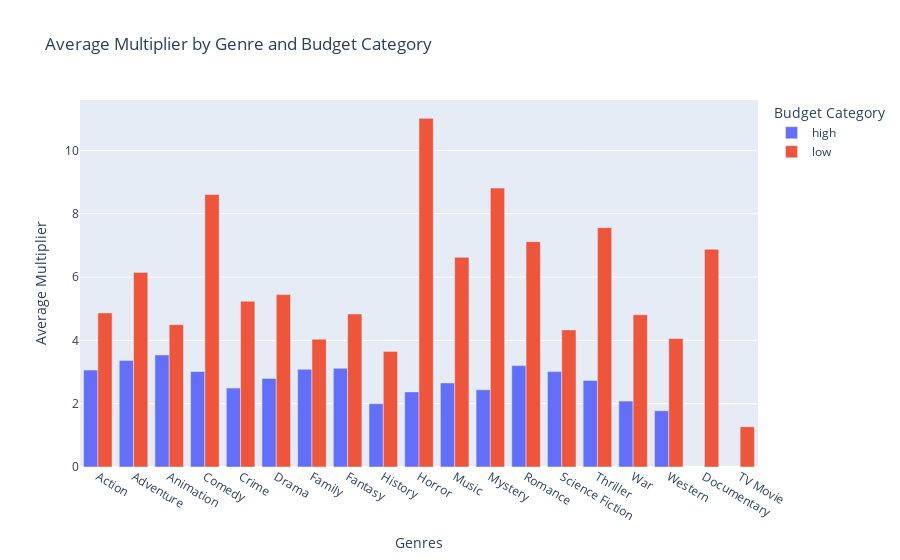

Notebook cell for this chart:
### Code cell
# Group by 'category' and 'genres' and calculate the mean of 'multiplier'
df_avg_multiplier_per_genre_and_budget = df_test.groupby(['category', 'genres'])['multiplier'].mean().reset_index()

# Create a bar chart
fig = px.bar(df_avg_multiplier_per_genre_and_budget, x='genres', y='multiplier', color='category',
             labels={'genres': 'Genres', 'multiplier': 'Average Multiplier', 'category': 'Budget Category'},
             title='Average Multiplier by Genre and Budget Category')

# Update the layout to make the bars stand side by side
fig.update_layout(barmode='group')

fig.show()

fig.write_html("./plots_html/genre_influence_multiplier.html",include_plotlyjs = False)

### Figure 1 — Plotly figure (JSON) as saved in the notebook; plotly's stock layout.template omitted (floating-point values rounded to 4 significant figures)
{"data": [{"alignmentgroup": "True", "hovertemplate": "Budget Category=high<br>Genres=%{x}<br>Average Multiplier=%{y}<extra></extra>", "legendgroup": "high", "marker": {"color": "#636efa", "pattern": {"shape": ""}}, "name": "high", "offsetgroup": "high", "orientation": "v", "showlegend": true, "textposition": "auto", "type": "bar", "x": ["Action", "Adventure", "Animation", "Comedy", "Crime", "Drama", "Family", "Fantasy", "History", "Horror", "Music", "Mystery", "Romance", "Science Fiction", "Thriller", "War", "Western"], "xaxis": "x", "y": [3.062, 3.362, 3.539, 3.017, 2.493, 2.798, 3.088, 3.116, 2.001, 2.373, 2.655, 2.439, 3.203, 3.013, 2.735, 2.082, 1.776], "yaxis": "y"}, {"alignmentgroup": "True", "hovertemplate": "Budget Category=low<br>Genres=%{x}<br>Average Multiplier=%{y}<extra></extra>", "legendgroup": "low", "marker": {"color": "#EF553B", "pattern": {"shape": ""}}, "name": "low", "offsetgroup": "low", "orientation": "v", "showlegend": true, "textposition": "auto", "type": "bar", "x": ["Action", "Adventure", "Animation", "Comedy", "Crime", "Documentary", "Drama", "Family", "Fantasy", "History", "Horror", "Music", "Mystery", "Romance", "Science Fiction", "TV Movie", "Thriller", "War", "Western"], "xaxis": "x", "y": [4.868, 6.146, 4.496, 8.608, 5.237, 6.88, 5.446, 4.039, 4.835, 3.651, 11.01, 6.623, 8.812, 7.119, 4.332, 1.271, 7.561, 4.808, 4.058], "yaxis": "y"}], "layout": {"barmode": "group", "legend": {"title": {"text": "Budget Category"}, "tracegroupgap": 0}, "title": {"text": "Average Multiplier by Genre and Budget Category"}, "xaxis": {"anchor": "y", "domain": [0, 1], "title": {"text": "Genres"}}, "yaxis": {"anchor": "x", "domain": [0, 1], "title": {"text": "Average Multiplier"}}}}
